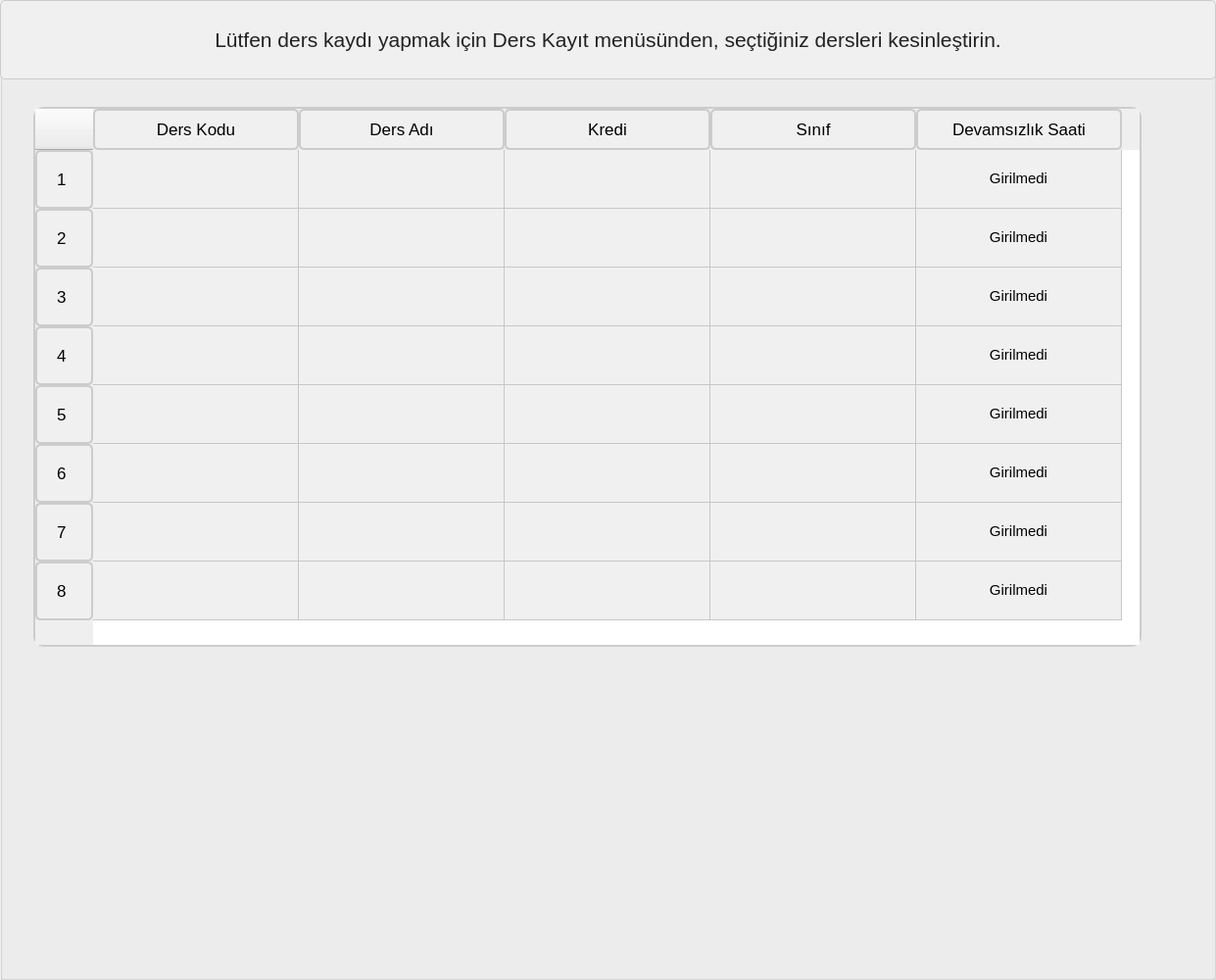
    <widget class="QGroupBox" name="groupBox_Devamsizlikdurumu">
     <property name="geometry">
      <rect>
       <x>350</x>
       <y>0</y>
       <width>1241</width>
       <height>1000</height>
      </rect>
     </property>
     <property name="title">
      <string/>
     </property>
     <widget class="QTableWidget" name="tableWidget_devamsizlikbilgisi">
      <property name="geometry">
       <rect>
        <x>34</x>
        <y>109</y>
        <width>1131</width>
        <height>551</height>
       </rect>
      </property>
      <property name="styleSheet">
       <string notr="true">QTableWidget {
    border: 2px solid #ccc; /* Tablo kenarlık rengi ve kalınlığı */
    border-radius: 11px; /* Kenar yuvarlaklığı */
}

QTableWidget::item {
    padding: 10px 15px; /* Hücre içeriğinin etrafındaki boşluk - yukarı/aşağı ve sağ/sol */
    background-color: #f0f0f0; /* Hücre arka plan rengi */
    border: none; /* Hücre kenarlık stilini kaldırma */
}

QHeaderView::section {
    padding: 7px 20px; /* Sütun başlığı içeriğinin etrafındaki boşluk - yukarı/aşağı ve sağ/sol */
    text-align: center; /* Sütun başlığı metni ortala */
    background-color: #f0f0f0; /* Sütun başlığı arka plan rengi */
    border: 2px solid #ccc; /* Sütun başlığı kenarlık rengi ve kalınlığı */
    border-radius: 5px; /* Kenar yuvarlaklığı */
}

QTableWidget::item:selected {
    background-color: lightblue; /* Seçili hücre arka plan rengi */
}
</string>
      </property>
      <attribute name="horizontalHeaderDefaultSectionSize">
       <number>210</number>
      </attribute>
      <attribute name="horizontalHeaderMinimumSectionSize">
       <number>180</number>
      </attribute>
      <attribute name="verticalHeaderDefaultSectionSize">
       <number>60</number>
      </attribute>
      <attribute name="verticalHeaderMinimumSectionSize">
       <number>60</number>
      </attribute>
      <row>
       <property name="text">
        <string>1</string>
       </property>
       <property name="font">
        <font>
         <family>MS Shell Dlg 2</family>
         <pointsize>13</pointsize>
        </font>
       </property>
      </row>
      <row>
       <property name="text">
        <string>2</string>
       </property>
       <property name="font">
        <font>
         <family>MS Shell Dlg 2</family>
         <pointsize>13</pointsize>
        </font>
       </property>
      </row>
      <row>
       <property name="text">
        <string>3</string>
       </property>
       <property name="font">
        <font>
         <family>MS Shell Dlg 2</family>
         <pointsize>13</pointsize>
        </font>
       </property>
      </row>
      <row>
       <property name="text">
        <string>4</string>
       </property>
       <property name="font">
        <font>
         <family>MS Shell Dlg 2</family>
         <pointsize>13</pointsize>
        </font>
       </property>
      </row>
      <row>
       <property name="text">
        <string>5</string>
       </property>
       <property name="font">
        <font>
         <family>MS Shell Dlg 2</family>
         <pointsize>13</pointsize>
        </font>
       </property>
      </row>
      <row>
       <property name="text">
        <string>6</string>
       </property>
       <property name="font">
        <font>
         <family>MS Shell Dlg 2</family>
         <pointsize>13</pointsize>
        </font>
       </property>
      </row>
      <row>
       <property name="text">
        <string>7</string>
       </property>
       <property name="font">
        <font>
         <family>MS Shell Dlg 2</family>
         <pointsize>13</pointsize>
        </font>
       </property>
      </row>
      <row>
       <property name="text">
        <string>8</string>
       </property>
       <property name="font">
        <font>
         <family>MS Shell Dlg 2</family>
         <pointsize>13</pointsize>
        </font>
       </property>
      </row>
      <column>
       <property name="text">
        <string>Ders Kodu</string>
       </property>
       <property name="font">
        <font>
         <family>MS Shell Dlg 2</family>
         <pointsize>13</pointsize>
        </font>
       </property>
      </column>
      <column>
       <property name="text">
        <string>Ders Adı</string>
       </property>
       <property name="font">
        <font>
         <family>MS Shell Dlg 2</family>
         <pointsize>13</pointsize>
        </font>
       </property>
      </column>
      <column>
       <property name="text">
        <string>Kredi</string>
       </property>
       <property name="font">
        <font>
         <family>MS Shell Dlg 2</family>
         <pointsize>13</pointsize>
        </font>
       </property>
      </column>
      <column>
       <property name="text">
        <string>Sınıf</string>
       </property>
       <property name="font">
        <font>
         <family>MS Shell Dlg 2</family>
         <pointsize>13</pointsize>
        </font>
       </property>
      </column>
      <column>
       <property name="text">
        <string>Devamsızlık Saati</string>
       </property>
       <property name="font">
        <font>
         <family>MS Shell Dlg 2</family>
         <pointsize>13</pointsize>
        </font>
       </property>
      </column>
      <item row="0" column="0">
       <property name="text">
        <string/>
       </property>
       <property name="font">
        <font>
         <pointsize>11</pointsize>
        </font>
       </property>
       <property name="textAlignment">
        <set>AlignCenter</set>
       </property>
      </item>
      <item row="0" column="1">
       <property name="text">
        <string/>
       </property>
       <property name="textAlignment">
        <set>AlignCenter</set>
       </property>
      </item>
      <item row="0" column="2">
       <property name="text">
        <string/>
       </property>
       <property name="font">
        <font>
         <pointsize>11</pointsize>
        </font>
       </property>
       <property name="textAlignment">
        <set>AlignCenter</set>
       </property>
      </item>
      <item row="0" column="3">
       <property name="text">
        <string/>
       </property>
       <property name="font">
        <font>
         <pointsize>11</pointsize>
        </font>
       </property>
       <property name="textAlignment">
        <set>AlignCenter</set>
       </property>
      </item>
      <item row="0" column="4">
       <property name="text">
        <string>Girilmedi</string>
       </property>
       <property name="font">
        <font>
         <pointsize>11</pointsize>
        </font>
       </property>
       <property name="textAlignment">
        <set>AlignCenter</set>
       </property>
      </item>
      <item row="1" column="0">
       <property name="text">
        <string/>
       </property>
       <property name="font">
        <font>
         <pointsize>11</pointsize>
        </font>
       </property>
       <property name="textAlignment">
        <set>AlignCenter</set>
       </property>
      </item>
      <item row="1" column="1">
       <property name="text">
        <string/>
       </property>
       <property name="textAlignment">
        <set>AlignCenter</set>
       </property>
      </item>
      <item row="1" column="2">
       <property name="text">
        <string/>
       </property>
       <property name="font">
        <font>
         <pointsize>11</pointsize>
        </font>
       </property>
       <property name="textAlignment">
        <set>AlignCenter</set>
       </property>
      </item>
      <item row="1" column="3">
       <property name="text">
        <string/>
       </property>
       <property name="font">
        <font>
         <pointsize>11</pointsize>
        </font>
       </property>
       <property name="textAlignment">
        <set>AlignCenter</set>
       </property>
      </item>
      <item row="1" column="4">
       <property name="text">
        <string>Girilmedi</string>
       </property>
       <property name="font">
        <font>
         <pointsize>11</pointsize>
        </font>
       </property>
       <property name="textAlignment">
        <set>AlignCenter</set>
       </property>
      </item>
      <item row="2" column="0">
       <property name="text">
        <string/>
       </property>
       <property name="font">
        <font>
         <pointsize>11</pointsize>
        </font>
       </property>
       <property name="textAlignment">
        <set>AlignCenter</set>
       </property>
      </item>
      <item row="2" column="1">
       <property name="text">
        <string/>
       </property>
       <property name="textAlignment">
        <set>AlignCenter</set>
       </property>
      </item>
      <item row="2" column="2">
       <property name="text">
        <string/>
       </property>
       <property name="font">
        <font>
         <pointsize>11</pointsize>
        </font>
       </property>
       <property name="textAlignment">
        <set>AlignCenter</set>
       </property>
      </item>
      <item row="2" column="3">
       <property name="text">
        <string/>
       </property>
       <property name="font">
        <font>
         <pointsize>11</pointsize>
        </font>
       </property>
       <property name="textAlignment">
        <set>AlignCenter</set>
       </property>
      </item>
      <item row="2" column="4">
       <property name="text">
        <string>Girilmedi</string>
       </property>
       <property name="font">
        <font>
         <pointsize>11</pointsize>
        </font>
       </property>
       <property name="textAlignment">
        <set>AlignCenter</set>
       </property>
      </item>
      <item row="3" column="0">
       <property name="text">
        <string/>
       </property>
       <property name="font">
        <font>
         <pointsize>11</pointsize>
        </font>
       </property>
       <property name="textAlignment">
        <set>AlignCenter</set>
       </property>
      </item>
      <item row="3" column="1">
       <property name="text">
        <string/>
       </property>
       <property name="textAlignment">
        <set>AlignCenter</set>
       </property>
      </item>
      <item row="3" column="2">
       <property name="text">
        <string/>
       </property>
       <property name="font">
        <font>
         <pointsize>11</pointsize>
        </font>
       </property>
       <property name="textAlignment">
        <set>AlignCenter</set>
       </property>
      </item>
      <item row="3" column="3">
       <property name="text">
        <string/>
       </property>
       <property name="font">
        <font>
         <pointsize>11</pointsize>
        </font>
       </property>
       <property name="textAlignment">
        <set>AlignCenter</set>
       </property>
      </item>
      <item row="3" column="4">
       <property name="text">
        <string>Girilmedi</string>
       </property>
       <property name="font">
        <font>
         <pointsize>11</pointsize>
        </font>
       </property>
       <property name="textAlignment">
        <set>AlignCenter</set>
       </property>
      </item>
      <item row="4" column="0">
       <property name="text">
        <string/>
       </property>
       <property name="font">
        <font>
         <pointsize>11</pointsize>
        </font>
       </property>
       <property name="textAlignment">
        <set>AlignCenter</set>
       </property>
      </item>
      <item row="4" column="1">
       <property name="text">
        <string/>
       </property>
       <property name="textAlignment">
        <set>AlignCenter</set>
       </property>
      </item>
      <item row="4" column="2">
       <property name="text">
        <string/>
       </property>
       <property name="font">
        <font>
         <pointsize>11</pointsize>
        </font>
       </property>
       <property name="textAlignment">
        <set>AlignCenter</set>
       </property>
      </item>
      <item row="4" column="3">
       <property name="text">
        <string/>
       </property>
       <property name="font">
        <font>
         <pointsize>11</pointsize>
        </font>
       </property>
       <property name="textAlignment">
        <set>AlignCenter</set>
       </property>
      </item>
      <item row="4" column="4">
       <property name="text">
        <string>Girilmedi</string>
       </property>
       <property name="font">
        <font>
         <pointsize>11</pointsize>
        </font>
       </property>
       <property name="textAlignment">
        <set>AlignCenter</set>
       </property>
      </item>
      <item row="5" column="0">
       <property name="text">
        <string/>
       </property>
       <property name="font">
        <font>
         <pointsize>11</pointsize>
        </font>
       </property>
       <property name="textAlignment">
        <set>AlignCenter</set>
       </property>
      </item>
      <item row="5" column="1">
       <property name="text">
        <string/>
       </property>
       <property name="font">
        <font>
         <pointsize>11</pointsize>
        </font>
       </property>
       <property name="textAlignment">
        <set>AlignCenter</set>
       </property>
      </item>
      <item row="5" column="2">
       <property name="text">
        <string/>
       </property>
       <property name="font">
        <font>
         <pointsize>11</pointsize>
        </font>
       </property>
       <property name="textAlignment">
        <set>AlignCenter</set>
       </property>
      </item>
      <item row="5" column="3">
       <property name="text">
        <string/>
       </property>
       <property name="font">
        <font>
         <pointsize>11</pointsize>
        </font>
       </property>
       <property name="textAlignment">
        <set>AlignCenter</set>
       </property>
      </item>
      <item row="5" column="4">
       <property name="text">
        <string>Girilmedi</string>
       </property>
       <property name="font">
        <font>
         <pointsize>11</pointsize>
        </font>
       </property>
       <property name="textAlignment">
        <set>AlignCenter</set>
       </property>
      </item>
      <item row="6" column="0">
       <property name="text">
        <string/>
       </property>
       <property name="textAlignment">
        <set>AlignCenter</set>
       </property>
      </item>
      <item row="6" column="1">
       <property name="text">
        <string/>
       </property>
       <property name="font">
        <font>
         <pointsize>11</pointsize>
        </font>
       </property>
       <property name="textAlignment">
        <set>AlignCenter</set>
       </property>
      </item>
      <item row="6" column="2">
       <property name="text">
        <string/>
       </property>
       <property name="font">
        <font>
         <pointsize>11</pointsize>
        </font>
       </property>
       <property name="textAlignment">
        <set>AlignCenter</set>
       </property>
      </item>
      <item row="6" column="3">
       <property name="text">
        <string/>
       </property>
       <property name="font">
        <font>
         <pointsize>11</pointsize>
        </font>
       </property>
       <property name="textAlignment">
        <set>AlignCenter</set>
       </property>
      </item>
      <item row="6" column="4">
       <property name="text">
        <string>Girilmedi</string>
       </property>
       <property name="font">
        <font>
         <pointsize>11</pointsize>
        </font>
       </property>
       <property name="textAlignment">
        <set>AlignCenter</set>
       </property>
      </item>
      <item row="7" column="0">
       <property name="text">
        <string/>
       </property>
       <property name="textAlignment">
        <set>AlignCenter</set>
       </property>
      </item>
      <item row="7" column="1">
       <property name="text">
        <string/>
       </property>
       <property name="font">
        <font>
         <pointsize>11</pointsize>
        </font>
       </property>
       <property name="textAlignment">
        <set>AlignCenter</set>
       </property>
      </item>
      <item row="7" column="2">
       <property name="text">
        <string/>
       </property>
       <property name="font">
        <font>
         <pointsize>11</pointsize>
        </font>
       </property>
       <property name="textAlignment">
        <set>AlignCenter</set>
       </property>
      </item>
      <item row="7" column="3">
       <property name="text">
        <string/>
       </property>
       <property name="font">
        <font>
         <pointsize>11</pointsize>
        </font>
       </property>
       <property name="textAlignment">
        <set>AlignCenter</set>
       </property>
      </item>
      <item row="7" column="4">
       <property name="text">
        <string>Girilmedi</string>
       </property>
       <property name="font">
        <font>
         <pointsize>11</pointsize>
        </font>
       </property>
       <property name="textAlignment">
        <set>AlignCenter</set>
       </property>
      </item>
     </widget>
     <widget class="QLabel" name="label_blok_devamsizlikbilgisi">
      <property name="geometry">
       <rect>
        <x>30</x>
        <y>110</y>
        <width>74</width>
        <height>56</height>
       </rect>
      </property>
      <property name="text">
       <string/>
      </property>
     </widget>
     <widget class="QLabel" name="label_devamsizlikdurumu">
      <property name="geometry">
       <rect>
        <x>0</x>
        <y>0</y>
        <width>1241</width>
        <height>81</height>
       </rect>
      </property>
      <property name="font">
       <font>
        <pointsize>16</pointsize>
        <weight>50</weight>
        <bold>false</bold>
       </font>
      </property>
      <property name="styleSheet">
       <string notr="true">QLabel {
	border-image: url(:/arkaplan/ic_arkaplan.jpg);
    background-color: #f0f0f0; /* Arka plan rengi */
    color: #222;/* Metin rengi */
    padding: 20px; /* İç boşluk */
    border: 1px solid #ccc; /* Kenarlık */
    border-radius: 5px; /* Kenar yuvarlaklığı */
    box-shadow: 2px 2px 5px rgba(0, 0, 0, 0.1); /* Gölge */
    transition: background-color 0.3s, border-color 0.3s; /* Yumuşak geçiş */
    text-align: center; /* Metni merkezle */
}

QLabel:hover {
    background-color: #e0e0e0; /* Arka plan rengi (hover durumunda) */
    border-color: #999; /* Kenarlık rengi (hover durumunda) */
}
</string>
      </property>
      <property name="text">
       <string>Lütfen ders kaydı yapmak için Ders Kayıt menüsünden, seçtiğiniz dersleri kesinleştirin.</string>
      </property>
      <property name="alignment">
       <set>Qt::AlignCenter</set>
      </property>
     </widget>
    </widget>
